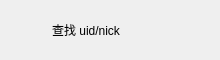
<?xml version="1.0" encoding="UTF-8"?>
<ui version="4.0">
 <class>AddUserItem</class>
 <widget class="QWidget" name="AddUserItem">
  <property name="geometry">
   <rect>
    <x>0</x>
    <y>0</y>
    <width>220</width>
    <height>60</height>
   </rect>
  </property>
  <property name="minimumSize">
   <size>
    <width>220</width>
    <height>60</height>
   </size>
  </property>
  <property name="maximumSize">
   <size>
    <width>220</width>
    <height>60</height>
   </size>
  </property>
  <property name="windowTitle">
   <string>Form</string>
  </property>
  <layout class="QHBoxLayout" name="horizontalLayout">
   <item>
    <widget class="QLabel" name="add_tip">
     <property name="minimumSize">
      <size>
       <width>35</width>
       <height>35</height>
      </size>
     </property>
     <property name="maximumSize">
      <size>
       <width>35</width>
       <height>35</height>
      </size>
     </property>
     <property name="text">
      <string/>
     </property>
    </widget>
   </item>
   <item>
    <widget class="QLabel" name="message_tip">
     <property name="text">
      <string>查找 uid/nick</string>
     </property>
    </widget>
   </item>
   <item>
    <widget class="QLabel" name="right_tip">
     <property name="minimumSize">
      <size>
       <width>30</width>
       <height>30</height>
      </size>
     </property>
     <property name="maximumSize">
      <size>
       <width>30</width>
       <height>30</height>
      </size>
     </property>
     <property name="text">
      <string/>
     </property>
    </widget>
   </item>
  </layout>
 </widget>
 <resources/>
 <connections/>
</ui>
